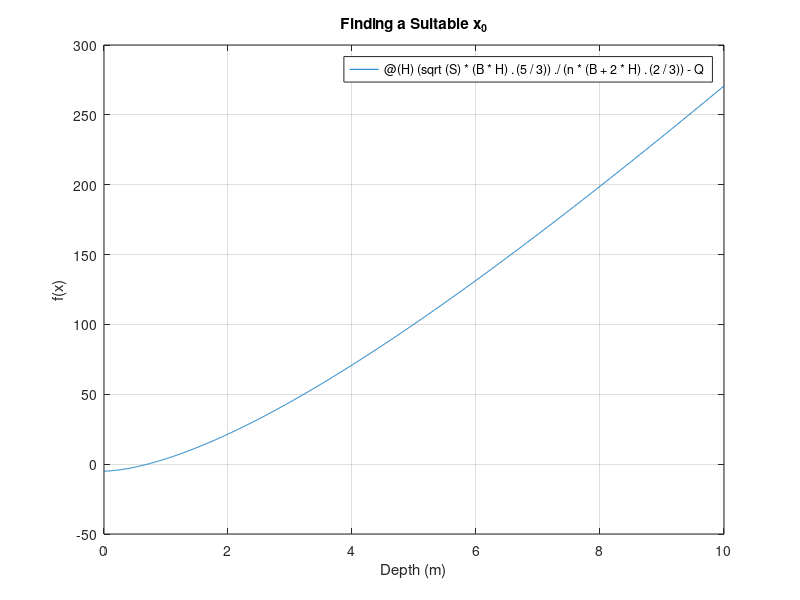

Source code (MATLAB):
%% ME 2004: fzero Demo
% DESCRIPTION: In this demo, we experiment with fzero using the Manning
% Equation. 

clear; clc; close all

%% System Parameters and fzero
Q = 5;          % Flow [m^3/s]
S = 2e-4;       % Slope [m/m]
B = 20;         % Width [m]
n = 0.03;       % Roughness coefficient [ND]
fun = @(H) (sqrt(S)*(B*H).^(5/3))./(n*(B+2*H).^(2/3)) - Q;

% Plot the function:
fplot(fun,[0 10])
grid on
xlabel('Depth (m)')
ylabel('f(x)')
title('Finding a Suitable x_0')

% Select a suitable x0 and call fzero:
x0 = 0.68;
H_root = fzero(fun,x0)

% Check the accuracy of the root:
fun(H_root)

%% Testing some other x0
% What happens if we try an x0 that isn't "reasonably close" to the actual
% root?
x0_far = 50;
root_far = fzero(fun,x0_far)

% As you can see, we got an error because we chose our starting point too
% far away from the actual root. Of course, there's no way we can intuit a
% reasonably close root upon glancing at the equation, which is yet another
% reason why we should plot the function at the start. 
